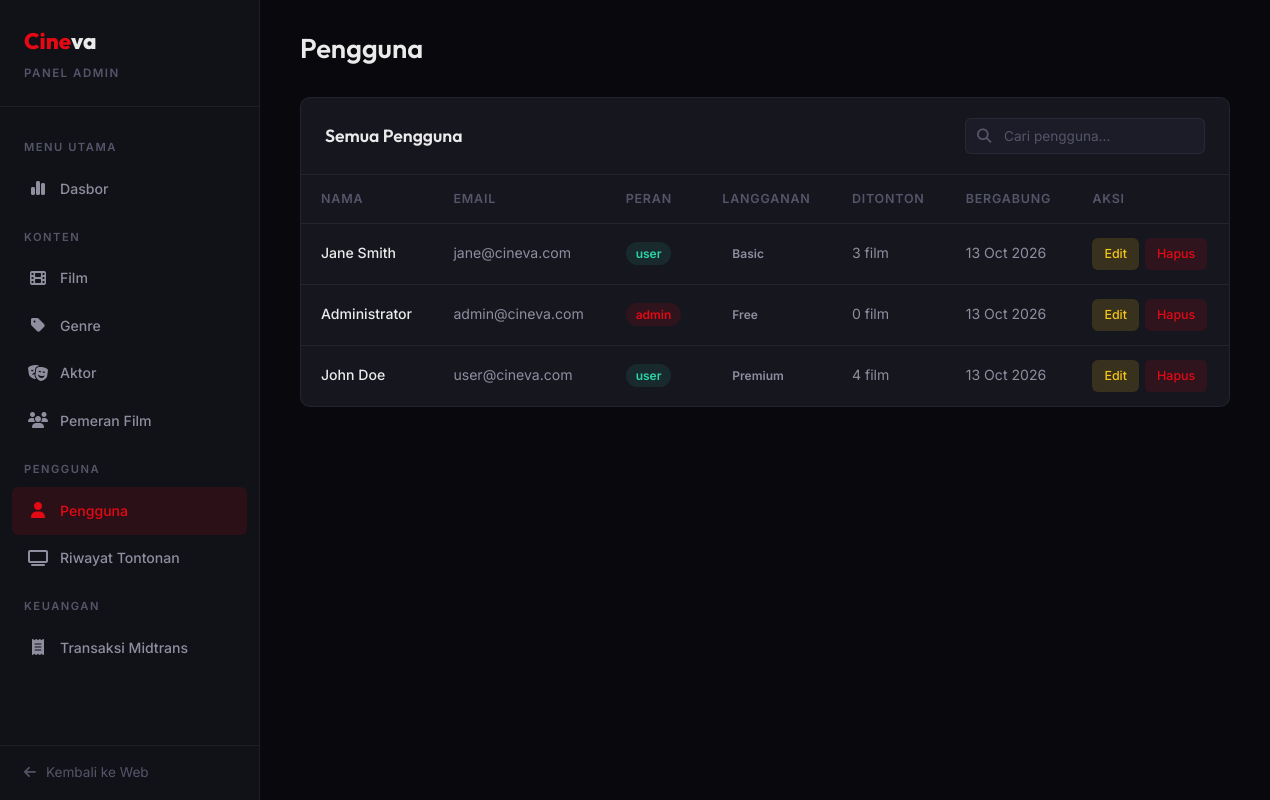
The page /admin/users.php (signed in) on the database its author committed.
### tables this page shows
CREATE TABLE users (
    id INT AUTO_INCREMENT PRIMARY KEY,
    name VARCHAR(255) NOT NULL,
    email VARCHAR(255) NOT NULL UNIQUE,
    password VARCHAR(255) NOT NULL,
    role VARCHAR(20) DEFAULT 'user',
    created_at TIMESTAMP DEFAULT CURRENT_TIMESTAMP
);

### admin/users.php (the view, shortened to what this page needs)
<?php
include __DIR__ . '/includes/admin-header.php';
include __DIR__ . '/includes/sidebar.php';
$users = $conn->query("SELECT u.*, COALESCE(c.subscription, 'free') AS subscription, COUNT(wh.id) as watch_count FROM users u LEFT JOIN customers c ON c.user_id = u.id LEFT JOIN watch_history wh ON u.id = wh.user_id GROUP BY u.id ORDER BY u.created_at DESC");
?>
<main class="admin-main">
    <div class="admin-topbar">
        <h1>Pengguna</h1>
    </div>
    <div class="admin-card">
        <div class="admin-card-header">
            <h3 class="admin-card-title">Semua Pengguna</h3>
            <div class="admin-search">
                <span class="admin-search-icon"><i class="fa-solid fa-search"></i></span>
                <input type="text" placeholder="Cari pengguna...">
            </div>
        </div>
        <table class="data-table">
            <thead>
                <tr><th>Nama</th><th>Email</th><th>Peran</th><th>Langganan</th><th>Ditonton</th><th>Bergabung</th><th>Aksi</th></tr>
            </thead>
            <tbody>
                <?php while ($u = $users->fetch_assoc()): ?>
                <tr>
                    <td style="color:var(--text-primary); font-weight:500;"><?= htmlspecialchars($u['name']) ?></td>
                    <td><?= htmlspecialchars($u['email']) ?></td>
                    <td><span class="table-badge <?= $u['role'] ?>"><?= $u['role'] ?></span></td>
                    <td><span class="table-badge <?= $u['subscription'] ?>" title="Langganan"><?= ucfirst($u['subscription']) ?></span></td>
                    <td><?= $u['watch_count'] ?> film</td>
                    <td><?= date('d M Y', strtotime($u['created_at'])) ?></td>
                    <td>
                        <div class="table-actions">
                            <a href="/cineva/admin/user-form.php?id=<?= $u['id'] ?>" class="table-btn edit">Edit</a>
                            <?php if ($u['id'] !== $_SESSION['user_id']): ?>
                            <button class="table-btn delete btn-delete-trigger" data-id="<?= $u['id'] ?>" data-name="<?= htmlspecialchars($u['name']) ?>">Hapus</button>
                            <?php endif; ?>
                        </div>
                    </td>
                </tr>
                <?php endwhile; ?>
            </tbody>
        </table>
    </div>
</main>
</div>
</body>
</html>

### assets/css/style.css (style rules this page uses)
:root { --bg-primary: #08080d; --bg-secondary: #111118; --bg-card: #16161f; --bg-elevated: #1c1c28; --bg-glass: rgba(17, 17, 24, 0.85); --accent: #e50914; --accent-hover: #b80710; --accent-soft: rgba(229, 9, 20, 0.12); --gold: #f5c518; --gold-soft: rgba(245, 197, 24, 0.15); --green: #2dd4a8; --text-primary: #eaeaea; --text-secondary: #8e8e9f; --text-dim: #55556a; --border: rgba(255, 255, 255, 0.06); --border-light: rgba(255, 255, 255, 0.1); --shadow-sm: 0 2px 8px rgba(0, 0, 0, 0.3); --shadow-md: 0 8px 24px rgba(0, 0, 0, 0.4); --shadow-lg: 0 16px 48px rgba(0, 0, 0, 0.5); --radius-sm: 6px; --radius-md: 10px; --radius-lg: 16px; --radius-xl: 24px; --transition: 0.3s cubic-bezier(0.25, 0.46, 0.45, 0.94); --container: 1400px; --nav-height: 68px; }
*, *::before, *::after { margin: 0; padding: 0; box-sizing: border-box; }
html { scroll-behavior: smooth; -webkit-font-smoothing: antialiased; }
body { font-family: 'Inter', sans-serif; background: var(--bg-primary); color: var(--text-primary); line-height: 1.6; overflow-x: hidden; min-height: 100vh; }
h1, h2, h3, h4, h5, h6 { font-family: 'Outfit', sans-serif; font-weight: 600; line-height: 1.2; }
a { text-decoration: none; color: inherit; transition: color var(--transition); }

### assets/css/admin.css (style rules this page uses)
.admin-main { flex: 1; margin-left: 260px; padding: 32px 40px; }
.admin-topbar { display: flex; align-items: center; justify-content: space-between; margin-bottom: 32px; }
.admin-topbar h1 { font-size: 1.7rem; }
.admin-card { background: var(--bg-card); border: 1px solid var(--border); border-radius: var(--radius-md); overflow: hidden; }
.admin-card-header { display: flex; align-items: center; justify-content: space-between; padding: 20px 24px; border-bottom: 1px solid var(--border); flex-wrap: wrap; gap: 12px; }
.admin-card-title { font-size: 1.1rem; font-weight: 600; }
.admin-search { position: relative; }
.admin-search input { padding: 9px 14px 9px 38px; background: var(--bg-elevated); border: 1px solid var(--border); border-radius: var(--radius-sm); color: var(--text-primary); font-family: 'Inter', sans-serif; font-size: 0.85rem; outline: none; width: 240px; transition: border-color var(--transition); }
.admin-search input::placeholder { color: var(--text-dim); }
.admin-search-icon { position: absolute; left: 12px; top: 50%; transform: translateY(-50%); color: var(--text-dim); font-size: 0.9rem; }
.data-table { width: 100%; border-collapse: collapse; }
.data-table thead th { padding: 14px 20px; text-align: left; font-size: 0.78rem; font-weight: 600; text-transform: uppercase; letter-spacing: 0.8px; color: var(--text-dim); border-bottom: 1px solid var(--border); white-space: nowrap; }
.data-table tbody td { padding: 14px 20px; font-size: 0.88rem; border-bottom: 1px solid var(--border); color: var(--text-secondary); vertical-align: middle; }
.data-table tbody tr:last-child td { border-bottom: none; }
.table-badge { padding: 4px 10px; border-radius: 50px; font-size: 0.75rem; font-weight: 600; }
.table-badge.admin { background: var(--accent-soft); color: var(--accent); }
.table-badge.user { background: rgba(45, 212, 168, 0.1); color: var(--green); }
.table-actions { display: flex; gap: 6px; }
.table-btn { padding: 6px 12px; border-radius: var(--radius-sm); font-size: 0.78rem; font-weight: 500; font-family: 'Inter', sans-serif; border: none; cursor: pointer; transition: all var(--transition); }
.table-btn.edit { background: var(--gold-soft); color: var(--gold); }
.table-btn.delete { background: var(--accent-soft); color: var(--accent); }

### rows shown on the page
users: name "Jane Smith", email "jane@cineva.com", role "user", subscription "Basic", watch_count "3", created_at "13 Oct 2026"
users: name "Administrator", email "admin@cineva.com", role "admin", subscription "Free", watch_count "0", created_at "13 Oct 2026"
users: name "John Doe", email "user@cineva.com", role "user", subscription "Premium", watch_count "4", created_at "13 Oct 2026"
